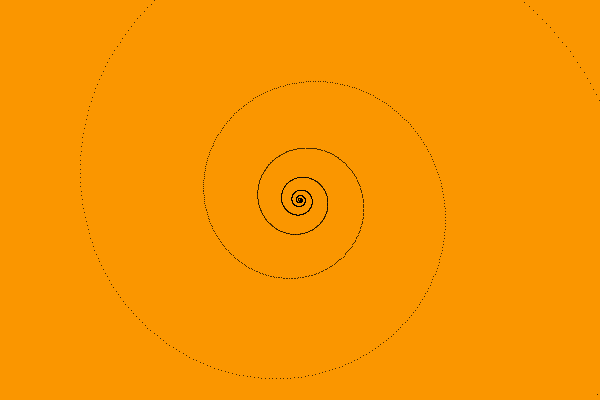
Frame 1 (no input)
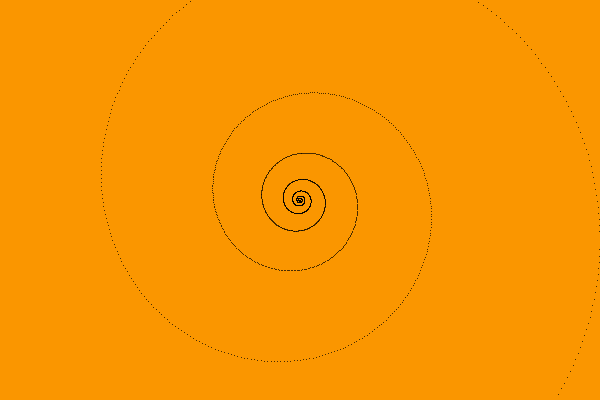
Frame 60 (the mouse pressed at the canvas centre just before this capture)
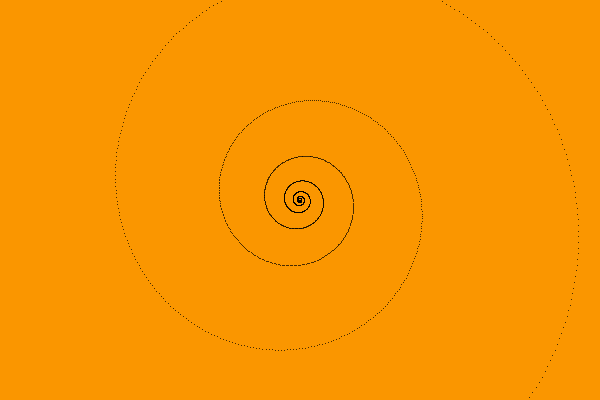
Frame 120 (the mouse held since frame 60 and released just before this capture)

The Processing sketch that drew these frames (run headless with seeded random() and noise(); from frame 60 on, the mouse is pressed at the canvas centre):

// Processing sketch: processing_152529
// ── processing_152529.pde

float x=0, fase=0;

void setup(){
 size(600, 400);
 frameRate(30);
}

void draw(){
  background(250, 150, 0);
  fase=fase+0.2;
  for(x=0; x<=600; x=x+0.01){
    point(300+1*pow(1.3, x)*cos(2*x-fase), 200+1*pow(1.3, x)*sin(2*x-fase));
  } 
}
//I made the spiral of Archimedes
